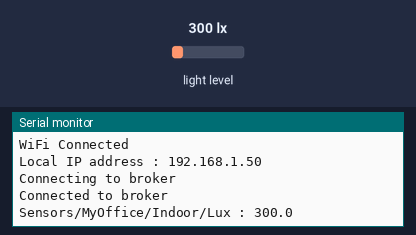
Bench run of a sketch on a simulated ESP8266 (NodeMCU). Shown: the last lines printed to the serial monitor. The inputs (shaded band) are chosen by the test bench; at power-on: light level 300 lx. WiFi joins after 1.5 s; servers stay silent unless stated; no MQTT or app messages arrive unless stated.

Above: at 2.7 s.
2.8 s: light level set to 40 lx
At 4.7 s:
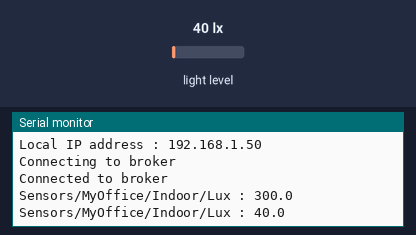
5.5 s: light level set to 500 lx
At 6.2 s:
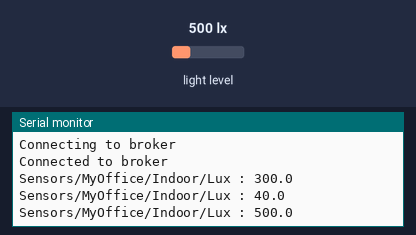
Timing chart, 0 to 8.5 s (numbered marks = the images above; inputs shaded):
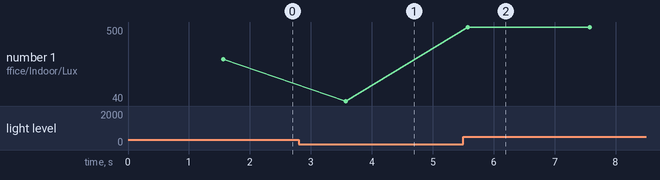

The sketch:

phi_publisher_bh1750.ino
```cpp
#include <ESP8266WiFi.h>
#include <PubSubClient.h>

#include <Wire.h>
#include <BH1750.h>
BH1750 lightMeter;

const char* ssid = "RiatechChief_2G";
const char* password = "12345678";

const char* userId = "mqtt_phirippa";
const char* userPw = "1234";
const char* clientId = userId;
char *topic = "Sensors/MyOffice/Indoor/Lux";
char* server = "192.168.1.12";
WiFiClient wifiClient;
PubSubClient client(server, 1883, wifiClient);

void setup() {
  Serial.begin(9600);
  Serial.print("\nConnecting to ");
  Serial.println(ssid);
  WiFi.begin(ssid, password);
  while (WiFi.status() != WL_CONNECTED) {
    Serial.print(".");
    delay(500);
  }
  Serial.println("\nWiFi Connected");
  Serial.print("Local IP address : ");
  Serial.println(WiFi.localIP());

  Serial.println("Connecting to broker");
  while ( !client.connect(clientId, userId, userPw) ){
    Serial.print("*");
    delay(1000);
  }
  Serial.println("\nConnected to broker");
  Wire.begin();
  lightMeter.begin();
}

void loop() {
  char buf[20];
  String strLuxValue = String( lightMeter.readLightLevel() );
  strLuxValue.toCharArray(buf, strLuxValue.length() );

  client.publish(topic, buf);
  Serial.println(String(topic) + " : " + buf);
  delay(2000);
}
```

Measured:
- after the input at 2.8 s, the serial monitor: prints a new line after 0.77 s (image 1)
- after the input at 5.5 s, the serial monitor: prints a new line after 0.07 s (image 2)
- plotted number 1: 300 → 40 after the input at 2.8 s, 40 → 500 after the input at 5.5 s
